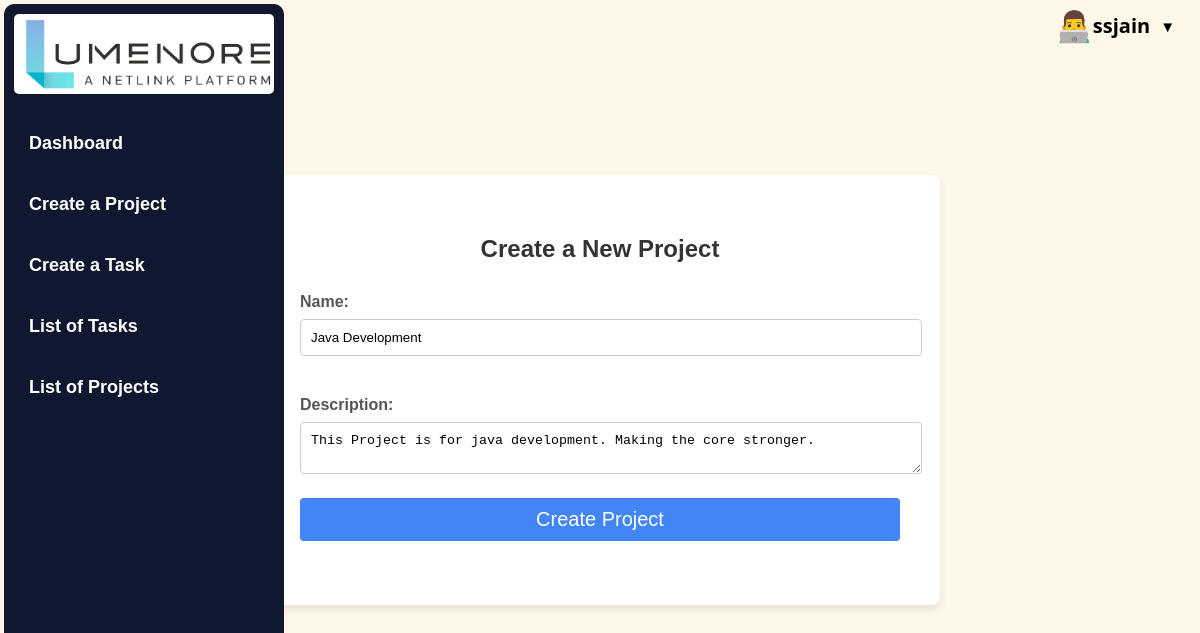
The page /apps/project/37/edit/ (signed in) on the database its author committed.
### taskmanager/models.py (models this page shows, shortened)
class UserProfile(AbstractBaseUser, PermissionsMixin):
    username = models.CharField(max_length=30, unique=True)
    name = models.CharField(max_length=100, help_text="Required. Enter your full name.")
    email = models.EmailField(unique=True)
    is_active = models.BooleanField(default=True)
    is_staff = models.BooleanField(default=False)
    USERNAME_FIELD = "username"
    REQUIRED_FIELDS = ["email"]
    objects = UserProfileManager()

class Project(models.Model):
    ticket_projectid = models.AutoField(primary_key=True)
    name = models.CharField(max_length=100)
    description = models.TextField()
    owner = models.ForeignKey(
        UserProfile, on_delete=models.SET_NULL, related_name="project_owner", null=True
    )

### taskmanager/views.py (the view, shortened to what this page needs)
# urls.py: path('<str:task>/<int:pk>/edit/', views.update, name='edit'),
@login_required(login_url="login")
def update(req, task, pk):
    match task:
        case "ticket":
            obj = Ticket.objects.get(ticketid=pk)
            username = obj.reporter.username
            form_class = TicketForm
            id = obj.ticketid
        case "project":
            obj = Project.objects.get(ticket_projectid=pk)
            form_class = ProjectForm
            username = obj.owner.username
            id = obj.ticket_projectid
    if req.user.username != username:
        return HttpResponse("Your are not allowed here!!")
    form = form_class(instance=obj)
    context = {"obj": obj, "form": form, "id": id}
    html = f"create_{task}.html"
    return render(req, html, context)

### taskmanager/forms.py
class ProjectForm(forms.ModelForm):
    class Meta:
        model = Project
        fields = ('name', 'description')
        widgets = {
          'description': forms.Textarea(attrs={'rows':2, 'cols':35}),
        }

### templates/create_project.html (shortened to what this page needs)
{% extends 'base.html' %}
{% block content %}
  <div class="project-form">
    <h2>Create a New Project</h2>
    <form method="post">
      <div class="form-group">
        {{ form.name.label_tag }}
        {{ form.name }}
      </div>
      <div class="form-group">
        {{ form.description.label_tag }}
        {{ form.description }}
      </div>
      <button type="submit" class="btn btn-primary" >Create Project</button>
    </form>
  </div>
{% endblock %}

### templates/navbar.html (shortened to what this page needs)
<li class="user-info">
    <div class="user-details" onclick="toggleDropdown()">
        <span class="user-icon">👨‍💻</span>
        <span class="user-name">{{ request.user.username }}</span>
        <span class="dropdown-arrow">▼</span>
    </div>
</li>

### apps/static/styles/style.css (style rules this page uses)
body { background-color: #fff8e9; color: #333; font-family: 'Arial', sans-serif; margin: 0; padding: 0; display: flex; flex-direction: column; min-height: 100vh; }
.dropdown-arrow { margin-left: 5px; cursor: pointer; }
.user-info { margin-left: auto; position: relative; }
.user-details { cursor: pointer; display: flex; align-items: center; }
h2 { color: #000000; font-size: 1.5em; font-family: Verdana, Geneva, Tahoma, sans-serif; }
nav ul li { display: inline-block; margin-left: 10px; }
.user-info { position: relative; color: #000000; cursor: pointer; font-family: 'Segoe UI', Tahoma, Geneva, Verdana, sans-serif; }
.user-details { display: flex; align-items: center; margin-right: 20px; }
.user-info .user-name { font-weight: bold; margin-right: 5px; }
.user-info .dropdown-arrow { font-size: 15px; }
.user-icon { font-size: 30px; }
.user-info, .profile-icon, .logout-icon { font-size: 20px; margin-right: 5px; }
form { display: flex; flex-direction: column; }
label { margin-top: 10px; color: #666; }
input { padding: 10px; margin-bottom: 10px; border: 1px solid #ddd; border-radius: 4px; }
button { background-color: #4CAF50; color: #fff; padding: 10px; border: none; border-radius: 4px; cursor: pointer; }
.project-form { background-color: #fff; padding: 40px 40px; box-shadow: 0 4px 8px rgba(0, 0, 0, 0.1); margin: 20px auto; border-radius: 8px; width: 600px; height: 350px; }
.project-form h2 { text-align: center; color: #333; }
.form-group { margin-bottom: 30px; }
.form-group label { display: block; margin-bottom: 8px; font-weight: bold; color: #555; }
.form-group input, .form-group textarea { width: 100%; padding: 10px; border: 1px solid #ccc; border-radius: 4px; }
button { background-color: #4285f4; color: #fff; padding: 10px 19px; border: none; border-radius: 4px; cursor: pointer; font-size: 20px }
.form-group { margin-bottom: 20px; }
.form-group input, .form-group textarea, .form-group select { width: 100%; padding: 10px; border: 1px solid #ccc; border-radius: 4px; }
body { font-family: 'Arial', sans-serif; }

### rows shown on the page
UserProfile: user.username "ssjain"
Project: name "Java Development", description "This Project is for java development. Making the core stronger."
